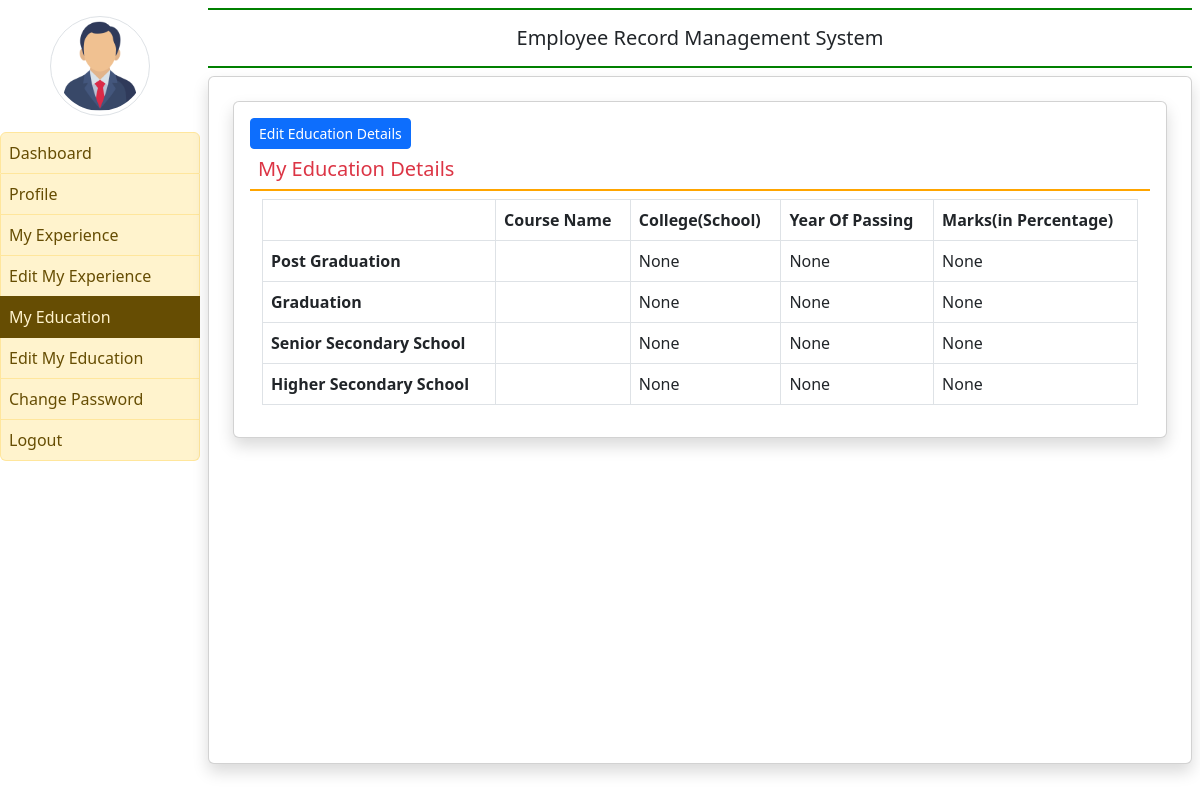
/education/ (signed in), run on an earlier commit of the app's database.
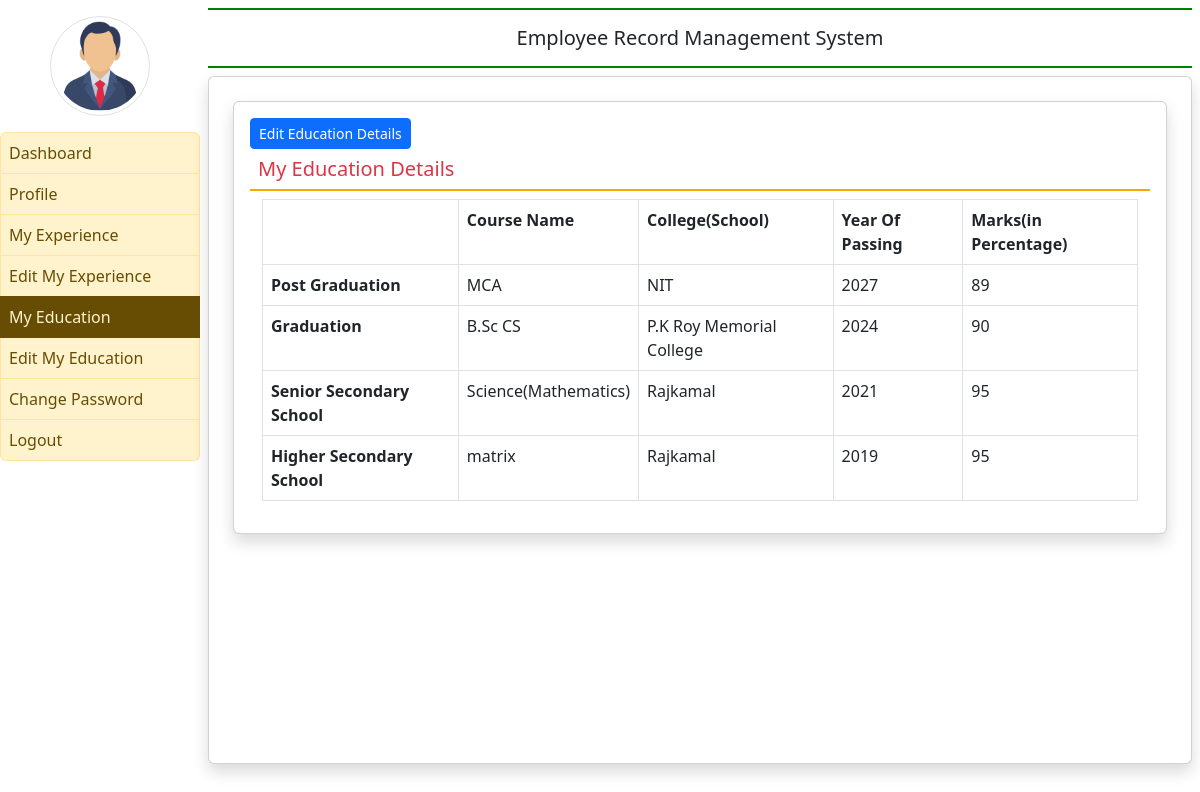
And on a later commit of the database.
### employee/models.py (models this page shows, shortened)
class EmployeeEducation(models.Model):
    user = models.ForeignKey(User, on_delete=models.CASCADE)
    coursepg = models.CharField(max_length=100)
    schoolclgpg = models.CharField(max_length=200, null=True)
    yearofpassingpg = models.CharField(max_length=20, null=True)
    percentagepg = models.CharField(max_length=30, null=True)
    coursegra = models.CharField(max_length=100)
    schoolclggra = models.CharField(max_length=200, null=True)
    yearofpassinggra = models.CharField(max_length=20, null=True)
    percentagegra = models.CharField(max_length=30, null=True)
    coursessc = models.CharField(max_length=100)
    schoolclgssc = models.CharField(max_length=200, null=True)
    yearofpassingssc = models.CharField(max_length=20, null=True)
    percentagessc = models.CharField(max_length=30, null=True)
    coursehsc = models.CharField(max_length=100)
    schoolclghsc = models.CharField(max_length=200, null=True)
    yearofpassinghsc = models.CharField(max_length=20, null=True)
    percentagehsc = models.CharField(max_length=30, null=True)

### employee/views.py (the view)
# urls.py: path('education/', education, name = 'education'),
def education(request):
    if not request.user.is_authenticated:
        return redirect('employeeLogin')
    user = request.user
    education = EmployeeEducation.objects.get(user=user)
    return render(request, 'education.html', locals())

### employee/templates/education.html
{% extends 'emp_base.html' %}
{% block main %}
<div class="card shadow m-4">
    <div class="card-body">
        <a href="/edit_education" class="btn btn-primary float-right btn-sm">Edit Education Details</a>
        <h5 class="p-2 text-danger" style="border-bottom : 2px solid orange">My Education Details</h5>
        <div class="container-fluid">
            <table class="table table-bordered">
                <tr>
                    <th></th>
                    <th>Course Name</th>
                    <th>College(School)</th>
                    <th>Year Of Passing</th>
                    <th>Marks(in Percentage)</th>
                </tr>
                <tr>
                    <th>Post Graduation</th>
                    <td> {{education.coursepg}} </td>
                    <td> {{education.schoolclgpg}} </td>
                    <td> {{education.yearofpassingpg}} </td>
                    <td> {{education.percentagepg}} </td>
                </tr>
                <tr>
                    <th>Graduation</th>
                    <td> {{education.coursegra}} </td>
                    <td> {{education.schoolclggra}} </td>
                    <td> {{education.yearofpassinggra}} </td>
                    <td> {{education.percentagegra}} </td>
                </tr>
                <tr>
                    <th>Senior Secondary School</th>
                    <td> {{education.coursessc}} </td>
                    <td> {{education.schoolclgssc}} </td>
                    <td> {{education.yearofpassingssc}} </td>
                    <td> {{education.percentagessc}} </td>
                </tr>
                <tr>
                    <th>Higher Secondary School</th>
                    <td> {{education.coursehsc}} </td>
                    <td> {{education.schoolclghsc}} </td>
                    <td> {{education.yearofpassinghsc}} </td>
                    <td> {{education.percentagehsc}} </td>
                </tr>
            </table>
        </div>
    </div>
</div>
{% endblock main %}

### employee/templates/emp_base.html (shortened to what this page needs)
<!doctype html>
<html lang="en">
<head>
  <link href="https://cdn.jsdelivr.net/npm/bootstrap@5.3.0-alpha3/dist/css/bootstrap.min.css" rel="stylesheet"
>
</head>
<body>
  {% load static %}
  <div class="container-fluid">
    <div class="row">
      <div class="col-sm-2 p-0">
        <center><img src="{% static 'images/manager.png' %}" width="100" height="100" class="img-thumbnail rounded-circle my-3 mx-1"></center>
        <div class="list-group">
          <a href="/emp_home" class="list-group-item list-group-item-warning list-group-item-action {% if '/emp_home' in request.path %}active{% endif %}">Dashboard</a>
          <a href="/profile" class="list-group-item list-group-item-warning list-group-item-action {% if '/profile' in request.path %}active{% endif %}">Profile</a>
          <a href="/myexperience" class="list-group-item list-group-item-warning list-group-item-action {% if '/myexperience' in request.path %}active{% endif %}">My Experience</a>
          <a href="/edit_exp" class="list-group-item list-group-item-warning list-group-item-action {% if '/edit_exp' in request.path %}active{% endif %}">Edit My Experience</a>
          <a href="/education" class="list-group-item list-group-item-warning list-group-item-action {% if '/education' in request.path %}active{% endif %}">My Education</a>
          <a href="/edit_education" class="list-group-item list-group-item-warning list-group-item-action {% if '/edit_education' in request.path %}active{% endif %}">Edit My Education</a>
          <a href="/change_password" class="list-group-item list-group-item-warning list-group-item-action {% if '/change_password' in request.path %}active{% endif %}">Change Password</a>
          <a href="/logout" class="list-group-item list-group-item-warning list-group-item-action">Logout</a>
        </div>
      </div>
      <div class="col-sm-10 p-0">
        <div class="container-fluid p-2">
          <h5 class="text-center p-3 font-weight-bold" style= "border-bottom: 2px solid green; border-top: 2px solid green;">Employee Record Management System</h5>
          <div class="card shadow" style="min-height: 86vh;">
            {% block main %}{% endblock main %}
          </div>
        </div>
      </div>
    </div>
  </div>
</body>
</html>

### employee/templates/emp_base.html (style rules this page uses)
.list-group-item { padding: 8px !important; }

What changed in the data, as far as the page shows it:
changed EmployeeEducation: coursepg (not shown) → "MCA"; schoolclgpg "None" → "NIT"; yearofpassingpg "None" → "2027"; percentagepg "None" → "89"; coursegra (not shown) → "B.Sc CS"; schoolclggra "None" → "P.K Roy Memorial College"; yearofpassinggra "None" → "2024"; percentagegra "None" → "90"; coursessc (not shown) → "Science(Mathematics)"; schoolclgssc "None" → "Rajkamal"; yearofpassingssc "None" → "2021"; percentagessc "None" → "95"; coursehsc (not shown) → "matrix"; schoolclghsc "None" → "Rajkamal"; yearofpassinghsc "None" → "2019"; percentagehsc "None" → "95"
